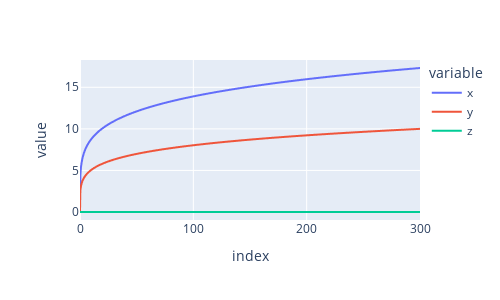

Source (notebook cell):
### Markdown cell above
Difference between airspeed * body x axis and the velocity vector gives the wind vector. But, airspeed is not known. 

proposed solution - assume a wind field, direction and magnitude. Subtract the local wind speed from the body velocity vector. Resulting vector should have the same heading as the body x axis. use the direction and magnitude parameters as variables to minimize the heading error between the two vectors.

### Code cell
import numpy as np
def wind_speed(h, v0, h0=300.0, a=0.2):
    return v0 * (h/h0)**a

def wind_vector(head, h, v0, h0=300.0, a=0.2):
    speed = wind_speed(h, v0, h0, a)
    try:
        return np.array([speed * np.cos(head), speed * np.sin(head), np.zeros(len(h))])
    except TypeError:
        return np.array([speed * np.cos(head), speed * np.sin(head), 0])

h = np.linspace(0, 300, 1000)
vecs = Points(wind_vector(np.radians(30), h, 20).T)
vecdf = vecs.to_pandas()
vecdf.index = h
px.line(vecdf, width=500, height=300)

### Figure 1 — Plotly figure (JSON) as saved in the notebook; plotly's stock layout.template omitted (floating-point values rounded to 4 significant figures; data arrays with more than 128 entries replaced by an {"elided": "..."} marker saying what was removed)
{"data": [{"hovertemplate": "variable=x<br>index=%{x}<br>value=%{y}<extra></extra>", "legendgroup": "x", "line": {"color": "#636efa", "dash": "solid"}, "marker": {"symbol": "circle"}, "mode": "lines", "name": "x", "showlegend": true, "type": "scattergl", "x": {"elided": "1000 float values"}, "xaxis": "x", "y": {"elided": "1000 float values"}, "yaxis": "y"}, {"hovertemplate": "variable=y<br>index=%{x}<br>value=%{y}<extra></extra>", "legendgroup": "y", "line": {"color": "#EF553B", "dash": "solid"}, "marker": {"symbol": "circle"}, "mode": "lines", "name": "y", "showlegend": true, "type": "scattergl", "x": {"elided": "1000 float values"}, "xaxis": "x", "y": {"elided": "1000 float values"}, "yaxis": "y"}, {"hovertemplate": "variable=z<br>index=%{x}<br>value=%{y}<extra></extra>", "legendgroup": "z", "line": {"color": "#00cc96", "dash": "solid"}, "marker": {"symbol": "circle"}, "mode": "lines", "name": "z", "showlegend": true, "type": "scattergl", "x": {"elided": "1000 float values"}, "xaxis": "x", "y": {"elided": "1000 int values"}, "yaxis": "y"}], "layout": {"height": 300, "legend": {"title": {"text": "variable"}, "tracegroupgap": 0}, "margin": {"t": 60}, "width": 500, "xaxis": {"anchor": "y", "domain": [0, 1], "title": {"text": "index"}}, "yaxis": {"anchor": "x", "domain": [0, 1], "title": {"text": "value"}}}}
